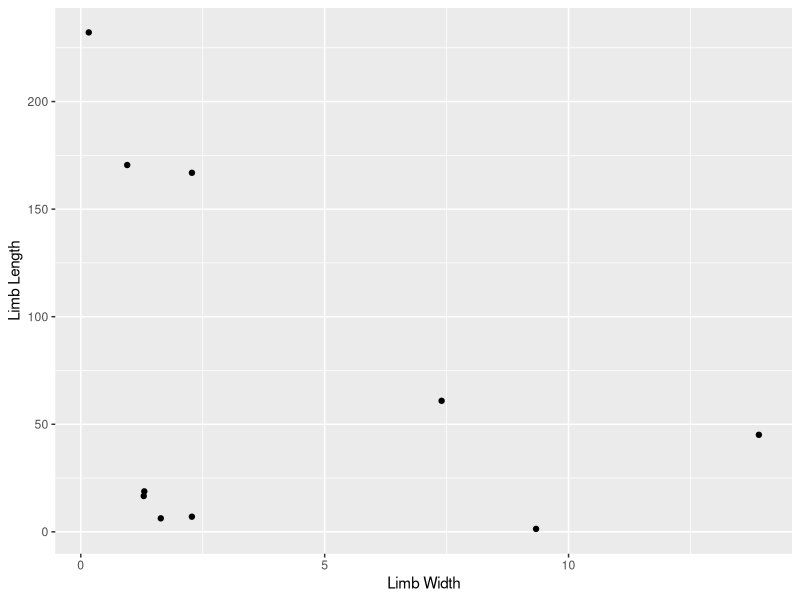

Recreate this plot in R.
data = read.csv("measurements.csv")

data
for (i in 1:length(data$unitsW)) {
  if(data$unitsW[i] == 'mm') {
    data$Limb.Width[i] = data$Limb.Width[i]/10
    data$unitsW[i] = 'cm'
  } else {
    print(data$Limb.Width)
  }
}


for (i in 1:length(data$unitsL)) {
  if(data$unitsL[i] == 'mm') {
    data$Limb.Length[i] = data$Limb.Length[i]/10
    data$unitsL[i] = 'cm'
  } else {
    print(data$Limb.Length)
  }
}


data$volume = pi*((data$Limb.Width[i]/2)^2*data$Limb.Length)

library(ggplot2)

qplot(x = Limb.Width, y = Limb.Length, data = data, xlab = "Limb Width", 
      ylab = 'Limb Length')


